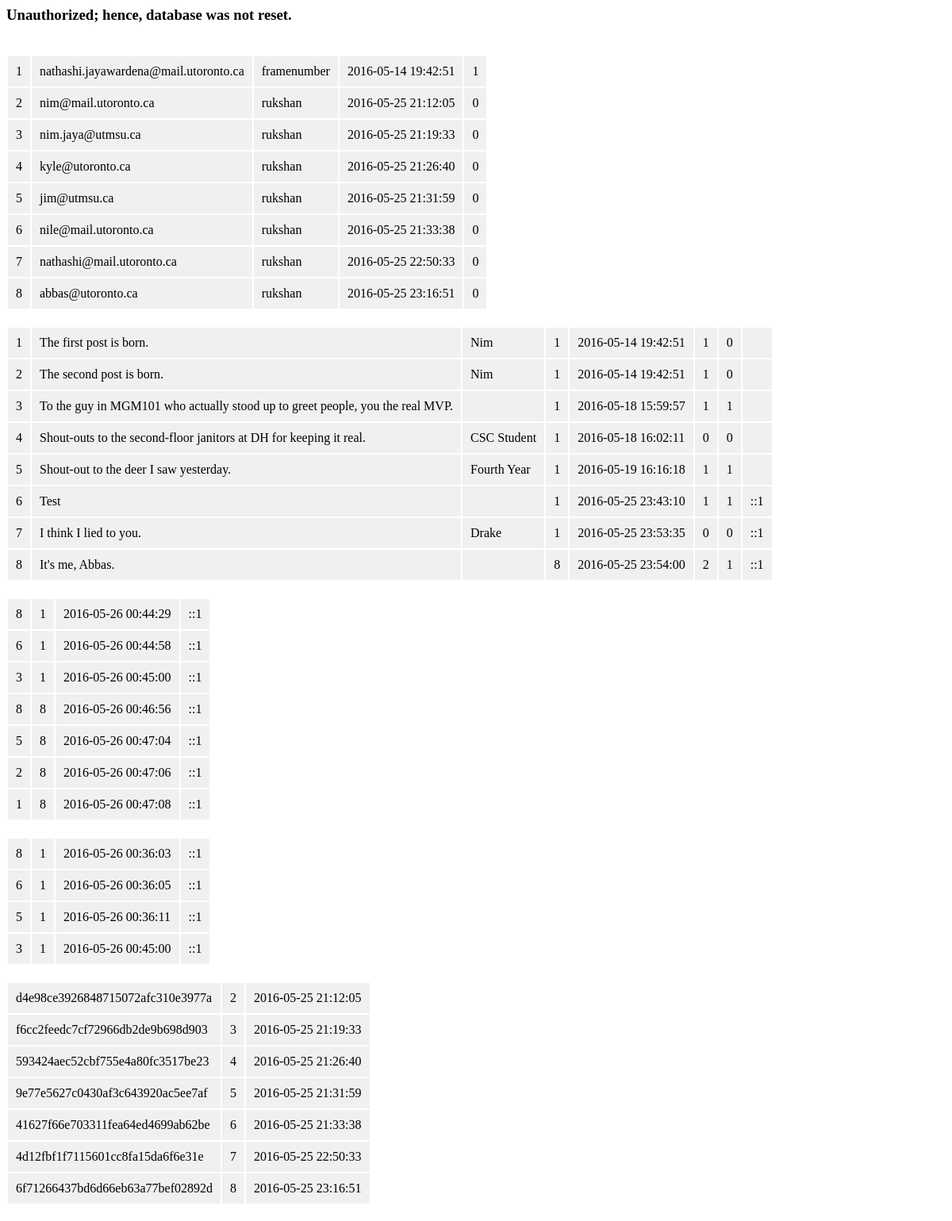
The page /schema.php on the database as committed earlier.
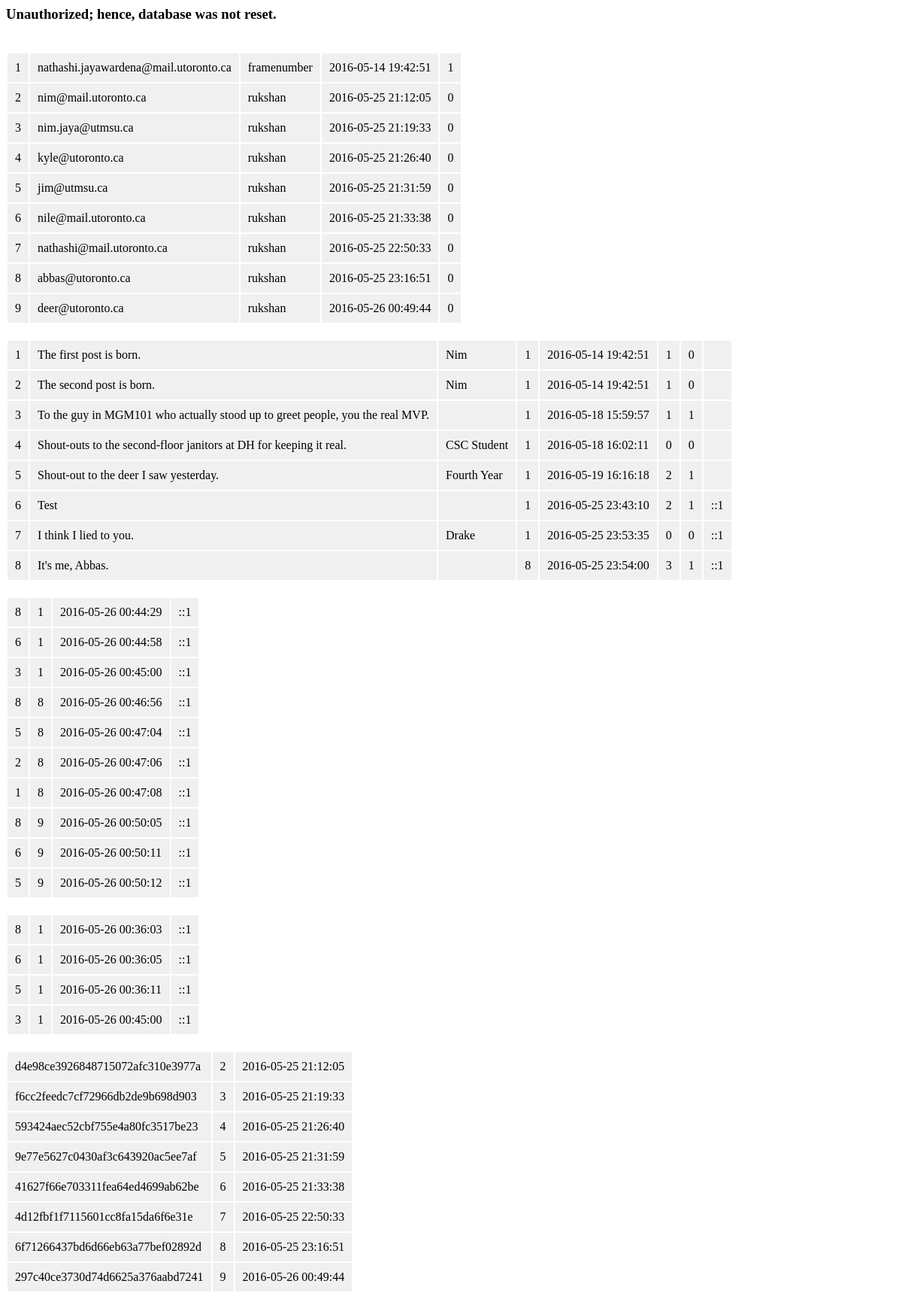
The same page on the database as committed later.
### tables this page shows
CREATE TABLE users ( id INTEGER NOT NULL PRIMARY KEY, email VARCHAR(255) NOT NULL, password VARCHAR(50), birth TIMESTAMP DEFAULT CURRENT_TIMESTAMP NOT NULL, verified BOOLEAN NOT NULL );

CREATE TABLE posts ( id INTEGER PRIMARY KEY AUTOINCREMENT, post VARCHAR(500) NOT NULL, author VARCHAR(100), user INTEGER NOT NULL, time TIMESTAMP DEFAULT CURRENT_TIMESTAMP, likes UNSIGNED BIG INT DEFAULT 0, flags INTEGER DEFAULT 0, ip VARCHAR(15), FOREIGN KEY (user) REFERENCES users(id) );

CREATE TABLE likes ( post INTEGER NOT NULL, user INTEGER NOT NULL, time TIMESTAMP DEFAULT CURRENT_TIMESTAMP NOT NULL, ip VARCHAR(15) NOT NULL, PRIMARY KEY(post, user), FOREIGN KEY (post) REFERENCES posts(id), FOREIGN KEY (user) REFERENCES users(id) );

CREATE TABLE flags ( post INTEGER NOT NULL, user INTEGER NOT NULL, time TIMESTAMP DEFAULT CURRENT_TIMESTAMP NOT NULL, ip VARCHAR(15) NOT NULL, PRIMARY KEY(post, user), FOREIGN KEY (post) REFERENCES posts(id), FOREIGN KEY (user) REFERENCES users(id) );

CREATE TABLE verifications ( verification VARCHAR(32) NOT NULL, user INTEGER NOT NULL, time TIMESTAMP DEFAULT CURRENT_TIMESTAMP NOT NULL, FOREIGN KEY (user) REFERENCES users(id) );

### schema.php (the view, shortened to what this page needs)
<?php
if ($_GET['password'] != "framenumber") {
	echo "<h3>Unauthorized; hence, database was not reset.</h3>";
	showTables();
	return;
}
function showTables() {
	echo "<table cellspacing=5>";
	$db = new SQLite3('spottedatutm.db');
	$results = $db->query('SELECT * FROM users');
	echo "<table>";
	while ($row = $results->fetchArray()) {
		echo("<tr><td>"
		. $row["id"] . "</td><td>"
		. $row["email"] . "</td><td>"
		. $row["password"] . "</td><td>"
		. $row["birth"] . "</td><td>"
		. $row["verified"] . "</td></tr>");
	}
	echo "</table>";
	$results = $db->query('SELECT * FROM posts');
	echo "<table>";
	while ($row = $results->fetchArray()) {
		echo("<tr><td>"
		. $row["id"] . "</td><td>"
		. $row["post"] . "</td><td>"
		. $row["author"] . "</td><td>"
		. $row["user"] . "</td><td>"
		. $row["time"] . "</td><td>"
		. $row["likes"] . "</td><td>"
		. $row["flags"] . "</td><td>"
		. $row["ip"] . "</td></tr>");
	}
	echo "</table>";
	$results = $db->query('SELECT * FROM likes');
	echo "<table>";
	while ($row = $results->fetchArray()) {
		echo("<tr><td>"
		. $row["post"] . "</td><td>"
		. $row["user"] . "</td><td>"
		. $row["time"] . "</td><td>"
		. $row["ip"] . "</td></tr>");
	}
	echo "</table>";
	$results = $db->query('SELECT * FROM flags');
	echo "<table>";
	while ($row = $results->fetchArray()) {
		echo("<tr><td>"
		. $row["post"] . "</td><td>"
		. $row["user"] . "</td><td>"
		. $row["time"] . "</td><td>"
		. $row["ip"] . "</td></tr>");
	}
	echo "</table>";
	$results = $db->query('SELECT * FROM verifications');
	echo "<table>";
	while ($row = $results->fetchArray()) {
		echo("<tr><td>"
		. $row["verification"] . "</td><td>"
		. $row["user"] . "</td><td>"
		. $row["time"] . "</td></tr>");
	}
	echo "</table>";
}
?>

### schema.php (style rules this page uses)
td { background-color: #f0f0f0; padding: 10px; }
table { margin-bottom: 20px; }

Rows that differ between the two databases and show on the page:
added users: id "9", email "deer@utoronto.ca", password "rukshan", birth "2016-05-26 00:49:44", verified "0"
changed posts "Shout-out to the deer I saw yesterday.": likes "1" → "2"
changed posts "Test": likes "1" → "2"
changed posts "It's me, Abbas.": likes "2" → "3"
added likes: post "8", user "9", time "2016-05-26 00:50:05", ip "::1"
added likes: post "6", user "9", time "2016-05-26 00:50:11", ip "::1"
added likes: post "5", user "9", time "2016-05-26 00:50:12", ip "::1"
added verifications: verification "297c40ce3730d74d6625a376aabd7241", user "9", time "2016-05-26 00:49:44"
